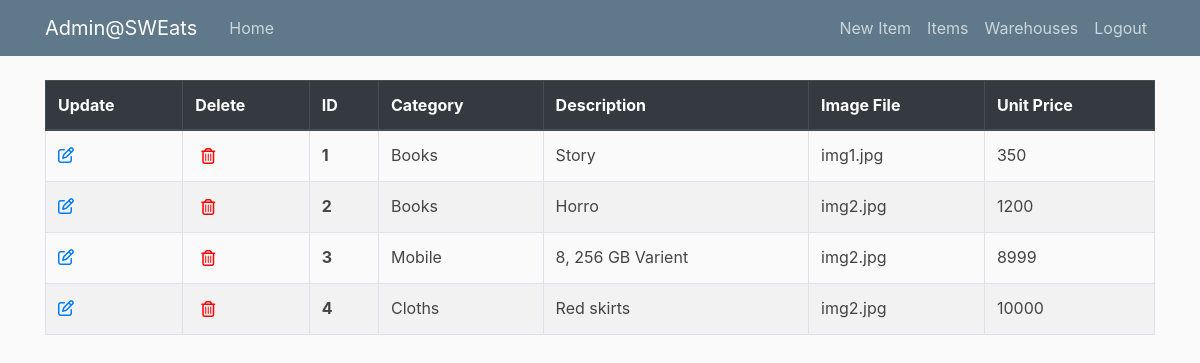
Before: /admin/item (signed in) with the older database file.
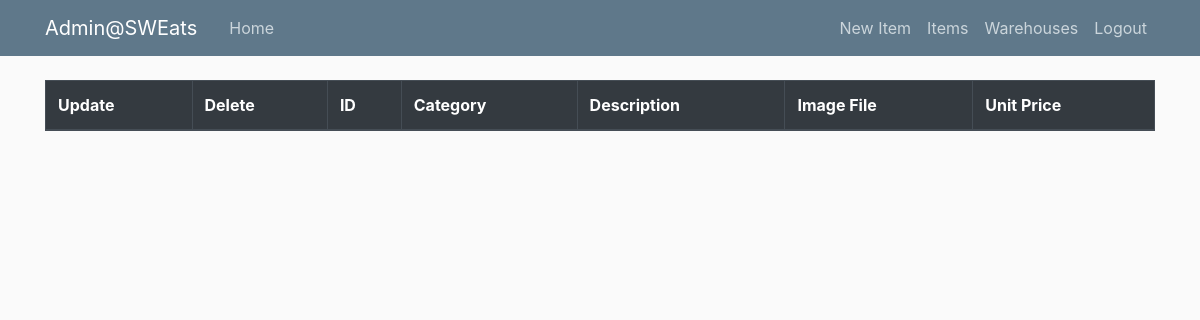
After: the same page with the newer database file.
### sweats/models.py (models this page shows, shortened)
class Item(db.Model):
    __tablename__ = 'items'
    id = db.Column(db.Integer , primary_key=True)
    category = db.Column(db.String(20))
    description = db.Column(db.String(200), nullable=False)
    image_file = db.Column(db.String(20), nullable=False)
    unit_price = db.Column(db.Integer , nullable=False)
    order_items = db.relationship('OrderItem' , backref='item' , lazy=True)

### sweats/routes/admin_routes.py (the view)
@app.route('/admin/<model_name>')
@login_required
def model(model_name):
    if not current_user.admin:
        abort(403)
    model_instance = ''
    if model_name == "item":
        model_instance = Item
        title = "Items"
        template_name = 'items.html'
    elif model_name == "warehouse":
        model_instance = Warehouse
        title = "Warehouses"
        template_name = 'warehouses.html'
    items = model_instance.query.all()
    return render_template('admin/'+template_name, title=title, items=items)

### sweats/models.py (called while the page is built)
@login_manager.user_loader
def load_user(user_id):
    return Customer.query.get(int(user_id))

### sweats/templates/admin/items.html
{% extends "admin/home.html" %}
{% block nav %}
    <a class="nav-item nav-link" href="{{ url_for('new_model', model_name='item') }}">New Item</a>
{% endblock nav %}
{% block content %}
<table class="table table-bordered">
    <thead class="thead-dark">
    <tr>
        <th scope="col">Update</th>
        <th scope="col">Delete</th>
        <th scope="col">ID</th>
        <th scope="col">Category</th>
        <th scope="col">Description</th>
        <th scope="col">Image File</th>
        <th scope="col">Unit Price</th>
    </tr>
    </thead>
    <tbody>
    {% for item in items %}
        <tr class="table-row" data-href="#">
            <td><a href="{{ url_for('update_item', item_id=item.id) }}"><i class="far fa-edit"></i></a></td>
            <td><form class="delete-item-form" action="{{ url_for('delete_model_instance', model_name='item', instance_id=item.id) }}" method="POST"><button type="submit" class="delete-button"><i class="far fa-trash-alt"></i></button></form></td>
            <th scope="row">{{ item.id }}</th>
            <td>{{ item.category }}</td>
            <td>{{ item.description }}</td>
            <td>{{ item.image_file }}</td>
            <td>{{ item.unit_price }}</td>
        </tr>
    {% endfor %}
    </tbody>
</table>
{% endblock content %}

### sweats/templates/admin/home.html (shortened to what this page needs)
<!DOCTYPE html>
<html lang="en">
<head>
    <link rel="stylesheet" href="https://stackpath.bootstrapcdn.com/bootstrap/4.4.1/css/bootstrap.min.css">
    <link rel="stylesheet" type='text/css' href="{{ url_for('static' , filename='main.css') }}">
</head>
<body>
    <header class="site-header">
        <nav class="navbar navbar-expand-md navbar-dark bg-steel fixed-top">
          <div class="container">
            <a class="navbar-brand mr-4" href="{{ url_for('admin') }}">Admin@SWEats</a>
            <div class="collapse navbar-collapse" id="navbarToggle">
              <div class="navbar-nav mr-auto">
                <a class="nav-item nav-link" href="{{ url_for('home') }}">Home</a>
              </div>
              <div class="navbar-nav">
                {% if current_user.is_authenticated %}
                  {% block nav %}{% endblock %}
                  <a class="nav-item nav-link" href="{{ url_for('model', model_name='item') }}">Items</a>
                  <a class="nav-item nav-link" href="{{ url_for('model', model_name='warehouse') }}">Warehouses</a>
                  <a class="nav-item nav-link" href="{{ url_for('logout') }}">Logout</a>
                {% else %}
                  <a class="nav-item nav-link" href="{{ url_for('login') }}">Login</a>
                  <a class="nav-item nav-link" href="{{ url_for('register') }}">Register</a>
                {% endif %}
              </div>
            </div>
          </div>
        </nav>
    </header>
    <main role="main" class="container">
        {% block content %}{% endblock %}
    </main>
</body>
</html>

### sweats/static/main.css (style rules this page uses)
body { background: #fafafa; color: #333333; margin-top: 5rem; }
.bg-steel { background-color: #5f788a; }
.site-header .navbar-nav .nav-link { color: #cbd5db; }

Changed rows visible on the page:
removed Item: id "1", category "Books", description "Story", image_file "img1.jpg", unit_price "350"
removed Item: id "2", category "Books", description "Horro", image_file "img2.jpg", unit_price "1200"
removed Item: id "3", category "Mobile", description "8, 256 GB Varient", image_file "img2.jpg", unit_price "8999"
removed Item: id "4", category "Cloths", description "Red skirts", image_file "img2.jpg", unit_price "10000"
